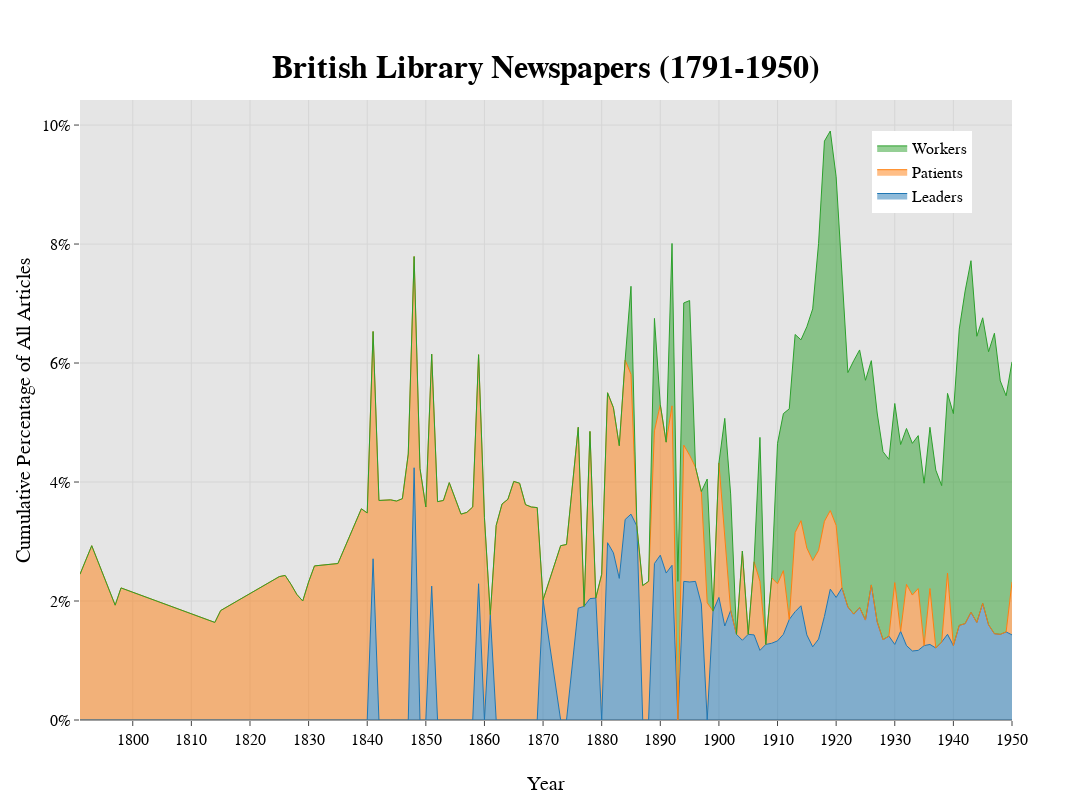

Write notebook code for a chart like this one.
### Code cell
data = traces
layout_for_fig = layout_2
layout_for_fig['legend']['x'] = 0.85
layout_for_fig['title']['y'] = 0.93
layout_for_fig['title']['text'] = '<b>British Library Newspapers (1791-1950)'
layout_for_fig['xaxis']['dtick'] = 10

fig = dict(data=data, layout=layout_for_fig)
iplot(fig)

### Figure 1 — Plotly figure (JSON) as saved in the notebook; plotly's stock layout.template omitted (floating-point values rounded to 4 significant figures)
{"data": [{"hoverinfo": "x+y", "line": {"width": 1}, "mode": "lines", "name": "Leaders", "stackgroup": "one", "type": "scatter", "uid": "42b02ab9-f3b9-49e0-9b4e-7ee99951cfbd", "x": [1791, 1793, 1797, 1798, 1814, 1815, 1825, 1826, 1827, 1828, 1829, 1830, 1831, 1835, 1839, 1840, 1841, 1842, 1844, 1845, 1846, 1847, 1848, 1849, 1850, 1851, 1852, 1853, 1854, 1855, 1856, 1857, 1858, 1859, 1860, 1861, 1862, 1863, 1864, 1865, 1866, 1867, 1868, 1869, 1870, 1873, 1874, 1876, 1877, 1878, 1879, 1880, 1881, 1882, 1883, 1884, 1885, 1886, 1887, 1888, 1889, 1890, 1891, 1892, 1893, 1894, 1895, 1896, 1897, 1898, 1899, 1900, 1901, 1902, 1903, 1904, 1905, 1906, 1907, 1908, 1909, 1910, 1911, 1912, 1913, 1914, 1915, 1916, 1917, 1918, 1919, 1920, 1921, 1922, 1923, 1924, 1925, 1926, 1927, 1928, 1929, 1930, 1931, 1932, 1933, 1934, 1935, 1936, 1937, 1938, 1939, 1940, 1941, 1942, 1943, 1944, 1945, 1946, 1947, 1948, 1949, 1950], "y": [null, null, null, null, null, null, null, null, null, null, null, null, null, null, null, null, 2.71, null, null, null, null, null, 4.24, null, null, 2.25, null, null, null, null, null, null, null, 2.29, null, 1.77, null, null, null, null, null, null, null, null, 2.02, null, null, 1.88, 1.91, 2.04, 2.05, null, 2.98, 2.81, 2.38, 3.37, 3.46, 3.26, null, null, 2.63, 2.77, 2.47, 2.6, null, 2.33, 2.32, 2.33, 1.95, null, 1.83, 2.06, 1.58, 1.84, 1.44, 1.34, 1.44, 1.43, 1.17, 1.27, 1.29, 1.33, 1.44, 1.69, 1.82, 1.92, 1.43, 1.23, 1.36, 1.74, 2.2, 2.06, 2.22, 1.9, 1.78, 1.89, 1.68, 2.27, 1.65, 1.35, 1.41, 1.27, 1.49, 1.25, 1.16, 1.17, 1.25, 1.27, 1.21, 1.31, 1.44, 1.25, 1.59, 1.62, 1.81, 1.64, 1.96, 1.6, 1.45, 1.44, 1.48, 1.43]}, {"hoverinfo": "x+y", "line": {"width": 1}, "mode": "lines", "name": "Patients", "stackgroup": "one", "type": "scatter", "uid": "157319fd-b56c-49a1-9d46-7045a9c2f8b1", "x": [1791, 1793, 1797, 1798, 1814, 1815, 1825, 1826, 1827, 1828, 1829, 1830, 1831, 1835, 1839, 1840, 1841, 1842, 1844, 1845, 1846, 1847, 1848, 1849, 1850, 1851, 1852, 1853, 1854, 1855, 1856, 1857, 1858, 1859, 1860, 1861, 1862, 1863, 1864, 1865, 1866, 1867, 1868, 1869, 1870, 1873, 1874, 1876, 1877, 1878, 1879, 1880, 1881, 1882, 1883, 1884, 1885, 1886, 1887, 1888, 1889, 1890, 1891, 1892, 1893, 1894, 1895, 1896, 1897, 1898, 1899, 1900, 1901, 1902, 1903, 1904, 1905, 1906, 1907, 1908, 1909, 1910, 1911, 1912, 1913, 1914, 1915, 1916, 1917, 1918, 1919, 1920, 1921, 1922, 1923, 1924, 1925, 1926, 1927, 1928, 1929, 1930, 1931, 1932, 1933, 1934, 1935, 1936, 1937, 1938, 1939, 1940, 1941, 1942, 1943, 1944, 1945, 1946, 1947, 1948, 1949, 1950], "y": [2.45, 2.93, 1.93, 2.22, 1.64, 1.84, 2.41, 2.43, 2.28, 2.11, 2, 2.32, 2.59, 2.63, 3.55, 3.48, 3.82, 3.69, 3.7, 3.68, 3.72, 4.47, 3.55, 4.23, 3.58, 3.9, 3.67, 3.69, 3.99, 3.72, 3.46, 3.49, 3.58, 3.85, 3.4, null, 3.27, 3.63, 3.71, 4.01, 3.98, 3.62, 3.58, 3.57, null, 2.93, 2.95, 3.04, null, 2.81, null, 2.45, 2.52, 2.44, 2.23, 2.68, 2.35, null, 2.26, 2.33, 2.23, 2.53, 2.2, 2.68, null, 2.29, 2.13, 1.92, 1.89, 1.97, null, 2.26, 1.57, null, null, 1.5, null, 1.23, 1.16, null, 1.1, 0.96, 1.07, null, 1.33, 1.43, 1.46, 1.45, 1.49, 1.6, 1.32, 1.21, null, null, null, null, null, null, null, null, null, 1.04, null, 1.03, 0.94, 1.04, null, 0.94, null, null, 1.03, null, null, null, null, null, null, null, null, null, null, 0.89]}, {"hoverinfo": "x+y", "line": {"width": 1}, "mode": "lines", "name": "Workers", "stackgroup": "one", "type": "scatter", "uid": "2b298765-32d3-4dd7-9988-ba7171f6a159", "x": [1791, 1793, 1797, 1798, 1814, 1815, 1825, 1826, 1827, 1828, 1829, 1830, 1831, 1835, 1839, 1840, 1841, 1842, 1844, 1845, 1846, 1847, 1848, 1849, 1850, 1851, 1852, 1853, 1854, 1855, 1856, 1857, 1858, 1859, 1860, 1861, 1862, 1863, 1864, 1865, 1866, 1867, 1868, 1869, 1870, 1873, 1874, 1876, 1877, 1878, 1879, 1880, 1881, 1882, 1883, 1884, 1885, 1886, 1887, 1888, 1889, 1890, 1891, 1892, 1893, 1894, 1895, 1896, 1897, 1898, 1899, 1900, 1901, 1902, 1903, 1904, 1905, 1906, 1907, 1908, 1909, 1910, 1911, 1912, 1913, 1914, 1915, 1916, 1917, 1918, 1919, 1920, 1921, 1922, 1923, 1924, 1925, 1926, 1927, 1928, 1929, 1930, 1931, 1932, 1933, 1934, 1935, 1936, 1937, 1938, 1939, 1940, 1941, 1942, 1943, 1944, 1945, 1946, 1947, 1948, 1949, 1950], "y": [null, null, null, null, null, null, null, null, null, null, null, null, null, null, null, null, null, null, null, null, null, null, null, null, null, null, null, null, null, null, null, null, null, null, null, null, null, null, null, null, null, null, null, null, null, null, null, null, null, null, null, null, null, null, null, null, 1.48, null, null, null, 1.89, null, null, 2.73, 2.33, 2.39, 2.6, null, null, 2.08, null, null, 1.92, 1.96, null, null, null, null, 2.42, null, null, 2.36, 2.64, 3.54, 3.33, 3.04, 3.72, 4.23, 5.16, 6.39, 6.38, 5.86, 5.21, 3.94, 4.26, 4.33, 4.03, 3.77, 3.51, 3.16, 2.97, 3.01, 3.14, 2.62, 2.55, 2.57, 2.73, 2.71, 2.99, 2.63, 3.02, 3.9, 4.98, 5.59, 5.91, 4.81, 4.8, 4.59, 5.05, 4.26, 3.97, 3.7]}], "layout": {"height": 800, "legend": {"bgcolor": "#FFFFFF", "font": {"color": "rgb(0, 0, 0)", "family": "sans serif", "size": 16}, "orientation": "v", "x": 0.85, "y": 0.95}, "paper_bgcolor": "#FFFFFF", "plot_bgcolor": "#E5E5E5", "title": {"font": {"color": "rgb(0, 0, 0)", "family": "sans serif", "size": 32}, "text": "<b>British Library Newspapers (1791-1950)", "y": 0.93}, "width": 1100, "xaxis": {"autorange": true, "dtick": 10, "range": [1791, 1950], "tickfont": {"color": "rgb(0, 0, 0)", "family": "sans serif", "size": 16}, "ticklen": 5, "title": {"font": {"color": "rgb(0, 0, 0)", "family": "sans serif", "size": 20}, "text": "Year"}, "type": "linear"}, "yaxis": {"autorange": true, "range": [0, 10.42], "tickfont": {"color": "rgb(0, 0, 0)", "family": "sans serif", "size": 16}, "ticklen": 5, "ticksuffix": "%", "title": {"font": {"color": "rgb(0, 0, 0)", "family": "sans serif", "size": 20}, "text": "Cumulative Percentage of All Articles"}, "type": "linear"}}}
